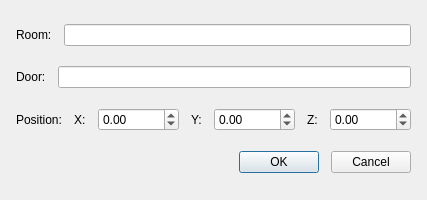
<?xml version="1.0" encoding="UTF-8"?>
<ui version="4.0">
 <class>Dialog</class>
 <widget class="QDialog" name="Dialog">
  <property name="geometry">
   <rect>
    <x>0</x>
    <y>0</y>
    <width>400</width>
    <height>200</height>
   </rect>
  </property>
  <property name="windowTitle">
   <string>Add Door Hook</string>
  </property>
  <layout class="QVBoxLayout" name="mainLayout">
   <property name="spacing">
    <number>12</number>
   </property>
   <property name="leftMargin">
    <number>16</number>
   </property>
   <property name="topMargin">
    <number>16</number>
   </property>
   <property name="rightMargin">
    <number>16</number>
   </property>
   <property name="bottomMargin">
    <number>16</number>
   </property>
   <item>
    <layout class="QHBoxLayout" name="roomLayout">
     <item>
      <widget class="QLabel" name="roomLabel">
       <property name="text">
        <string>Room:</string>
       </property>
      </widget>
     </item>
     <item>
      <widget class="QLineEdit" name="roomInput">
       <property name="text">
        <string />
       </property>
      </widget>
     </item>
    </layout>
   </item>
   <item>
    <layout class="QHBoxLayout" name="doorLayout">
     <item>
      <widget class="QLabel" name="doorLabel">
       <property name="text">
        <string>Door:</string>
       </property>
      </widget>
     </item>
     <item>
      <widget class="QLineEdit" name="doorInput">
       <property name="text">
        <string />
       </property>
      </widget>
     </item>
    </layout>
   </item>
   <item>
    <layout class="QHBoxLayout" name="positionLayout">
     <item>
      <widget class="QLabel" name="positionLabel">
       <property name="text">
        <string>Position:</string>
       </property>
      </widget>
     </item>
     <item>
      <widget class="QLabel" name="xLabel">
       <property name="text">
        <string>X:</string>
       </property>
      </widget>
     </item>
     <item>
      <widget class="QDoubleSpinBox" name="xSpin">
       <property name="minimum">
        <double>-10000.000000000000000</double>
       </property>
       <property name="maximum">
        <double>10000.000000000000000</double>
       </property>
       <property name="decimals">
        <number>2</number>
       </property>
      </widget>
     </item>
     <item>
      <widget class="QLabel" name="yLabel">
       <property name="text">
        <string>Y:</string>
       </property>
      </widget>
     </item>
     <item>
      <widget class="QDoubleSpinBox" name="ySpin">
       <property name="minimum">
        <double>-10000.000000000000000</double>
       </property>
       <property name="maximum">
        <double>10000.000000000000000</double>
       </property>
       <property name="decimals">
        <number>2</number>
       </property>
      </widget>
     </item>
     <item>
      <widget class="QLabel" name="zLabel">
       <property name="text">
        <string>Z:</string>
       </property>
      </widget>
     </item>
     <item>
      <widget class="QDoubleSpinBox" name="zSpin">
       <property name="minimum">
        <double>-10000.000000000000000</double>
       </property>
       <property name="maximum">
        <double>10000.000000000000000</double>
       </property>
       <property name="decimals">
        <number>2</number>
       </property>
      </widget>
     </item>
    </layout>
   </item>
   <item>
    <layout class="QHBoxLayout" name="buttonLayout">
     <item>
      <spacer name="horizontalSpacer">
       <property name="orientation">
        <enum>Qt::Horizontal</enum>
       </property>
       <property name="sizeHint" stdset="0">
        <size>
         <width>40</width>
         <height>20</height>
        </size>
       </property>
      </spacer>
     </item>
     <item>
      <widget class="QPushButton" name="okButton">
       <property name="text">
        <string>OK</string>
       </property>
       <property name="default">
        <bool>true</bool>
       </property>
      </widget>
     </item>
     <item>
      <widget class="QPushButton" name="cancelButton">
       <property name="text">
        <string>Cancel</string>
       </property>
      </widget>
     </item>
    </layout>
   </item>
  </layout>
 </widget>
 <resources />
 <connections>
  <connection>
   <sender>okButton</sender>
   <signal>clicked()</signal>
   <receiver>Dialog</receiver>
   <slot>accept()</slot>
   <hints>
    <hint type="sourcelabel">
     <x>248</x>
     <y>254</y>
    </hint>
    <hint type="destinationlabel">
     <x>157</x>
     <y>274</y>
    </hint>
   </hints>
  </connection>
  <connection>
   <sender>cancelButton</sender>
   <signal>clicked()</signal>
   <receiver>Dialog</receiver>
   <slot>reject()</slot>
   <hints>
    <hint type="sourcelabel">
     <x>316</x>
     <y>260</y>
    </hint>
    <hint type="destinationlabel">
     <x>286</x>
     <y>274</y>
    </hint>
   </hints>
  </connection>
 </connections>
</ui>
